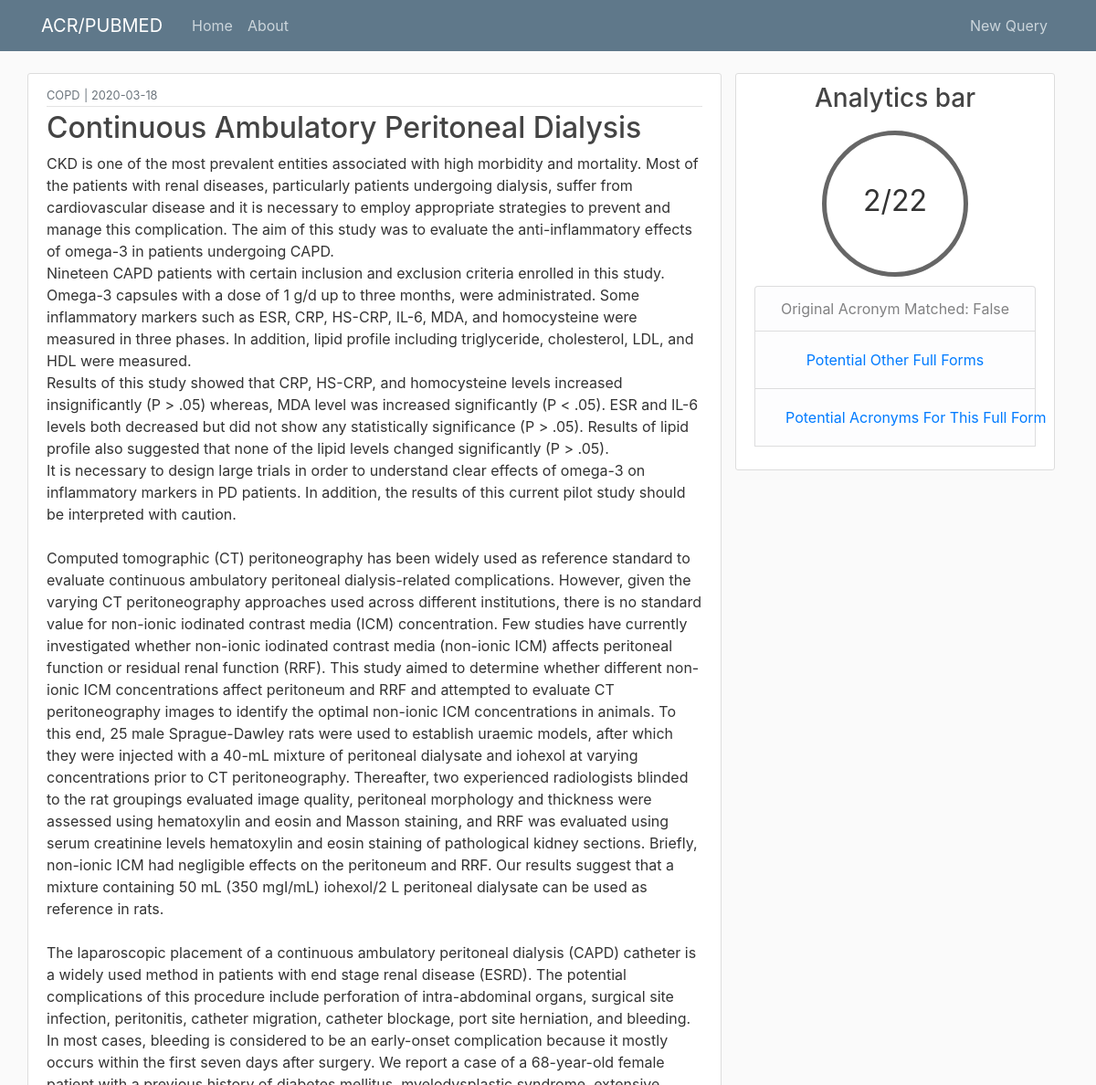
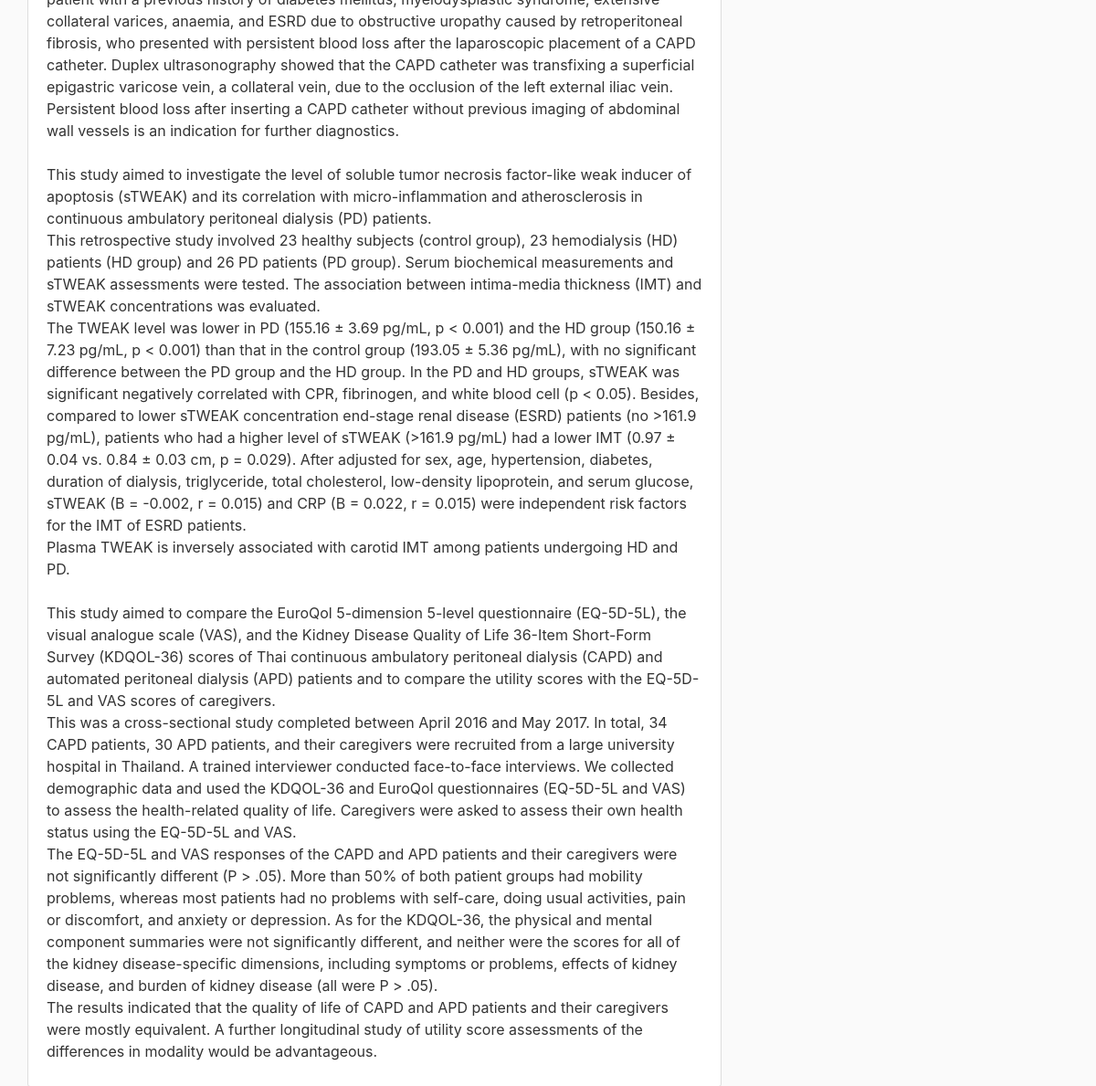
Screenshot of /queryt/9 with the database file from the repository (2 pictures, top to bottom).
### flaskblog/models.py (models this page shows, shortened)
class QueryT(db.Model):
    id = db.Column(db.Integer, primary_key=True)
    term = db.Column(db.String(100), nullable=False)
    origterm = db.Column(db.String(100), nullable=False)
    date_posted = db.Column(db.DateTime, nullable=False, default=datetime.utcnow)
    content = db.Column(db.Text, nullable=False)
    percentmatch = db.Column(db.String(3), nullable=False)
    origtermpresent = db.Column(db.Boolean, nullable=False)
    acrmatches = db.Column(db.Text)
    lfmatches = db.Column(db.Text)

### flaskblog/routes.py (the view)
@app.route("/queryt/<int:queryt_id>")
def queryt(queryt_id):
    queryt = QueryT.query.get_or_404(queryt_id)
    lfmatches = None
    acrmatches = None
    if queryt.lfmatches:
        lfmatches = queryt.lfmatches.split(", ")
    if queryt.acrmatches:
        acrmatches = queryt.acrmatches.split(", ")
    return render_template('queryt.html', title=queryt.term, queryt=queryt, lfmatches=lfmatches, acrmatches=acrmatches)

### flaskblog/templates/queryt.html (shortened to what this page needs)
{% extends "layout.html" %}
{% block content %}
    <main role="main" class="container">
      <div class="row">
      <article class="media content-section col-md-8">
        <div class="media-body">
          <div class="article-metadata">
              <small class="text-muted">{{ queryt.origterm }}</small>
              <small class="text-muted"> | </small>
              <small class="text-muted">{{ queryt.date_posted.strftime('%Y-%m-%d') }}</small>
          </div>
          <h2 class="article-title">{{ queryt.term }}</h2>
          <p class="article-content">{{ queryt.content }}</p>
        </div>
      </article>
        <div class="col-md-4">
            <div class="content-section">
            <h3 class="text-center">Analytics bar</h3>
            <div class="row d-flex justify-content-center">
              {% if queryt.origtermpresent %}
                <div class="circleg "><p></p>{{  queryt.percentmatch }}</div>
              {% else %}
                <div class="circle"><p></p>{{  queryt.percentmatch }}</div>
              {% endif %}
            </div>
              <ul class="list-group text-center">
                  <li class="list-group-item list-group-item-light">Original Acronym Matched:
                    {% if queryt.origtermpresent %}
                        {{ queryt.origtermpresent }}
                    {% else %}
                        {{ queryt.origtermpresent }}
                    {% endif %}
                  </li>
                  <li class="list-group-item list-group-item-light">
                      <button class = "btn btn-link collapsed text-left" type = "button" data-toggle="collapse" data-target="#collapseOne" aria-expanded="true" aria-controls="collapseOne">
                          Potential Other Full Forms
                      </button>
                  </li>
                  <li class="list-group-item list-group-item-light">
                      <button class = "btn btn-link collapsed text-left" type = "button" data-toggle="collapse" data-target="#collapseTwo" aria-expanded="true" aria-controls="collapseTwo">
                          Potential Acronyms For This Full Form
                      </button>
                  </li>
              </ul>
          </div>
        </div>
      </div>
    </main>
{% endblock content %}

### flaskblog/static/main.css (style rules this page uses)
body { background: #fafafa; color: #333333; margin-top: 5rem; }
h1, h2, h3, h4, h5, h6 { color: #444444; }
.content-section { vertical-align: central; background: #ffffff; padding: 10px 20px; border: 1px solid #dddddd; border-radius: 3px; margin-bottom: 20px; }
.circle { width: 5em; height: 5em; line-height: 3.5em; border-radius: 50%; text-align: center; font-size: 32px; border: 5px solid #666; margin: 10px; }
.article-title { color: #444444; }
.article-content { white-space: pre-line; }
.article-metadata { padding-bottom: 1px; margin-bottom: 4px; border-bottom: 1px solid #e3e3e3; }

### rows the page displays
QueryT: origterm "COPD", date_posted "2020-03-18", term "Continuous Ambulatory Peritoneal Dialysis", content "CKD is one of the most prevalent entities associated with high morbidity and mortality. Most of the patients with renal diseases, particularly patients undergoing dialysis, suffer from cardiovascular disease and it is necessary to employ appropriate strategies to prevent and manage this complication. The aim of this study was to evaluate the anti-inflammatory effects of omega-3 in patients undergoing CAPD. Nineteen CAPD patients with certain inclusion and exclusion criteria enrolled in this study. Omega-3 capsules with a dose of 1 g/d up to three months, were administrated. Some inflammatory markers such as ESR, CRP, HS-CRP, IL-6, MDA, and homocysteine were measured in three phases. In…", percentmatch "2/22", origtermpresent "False"
